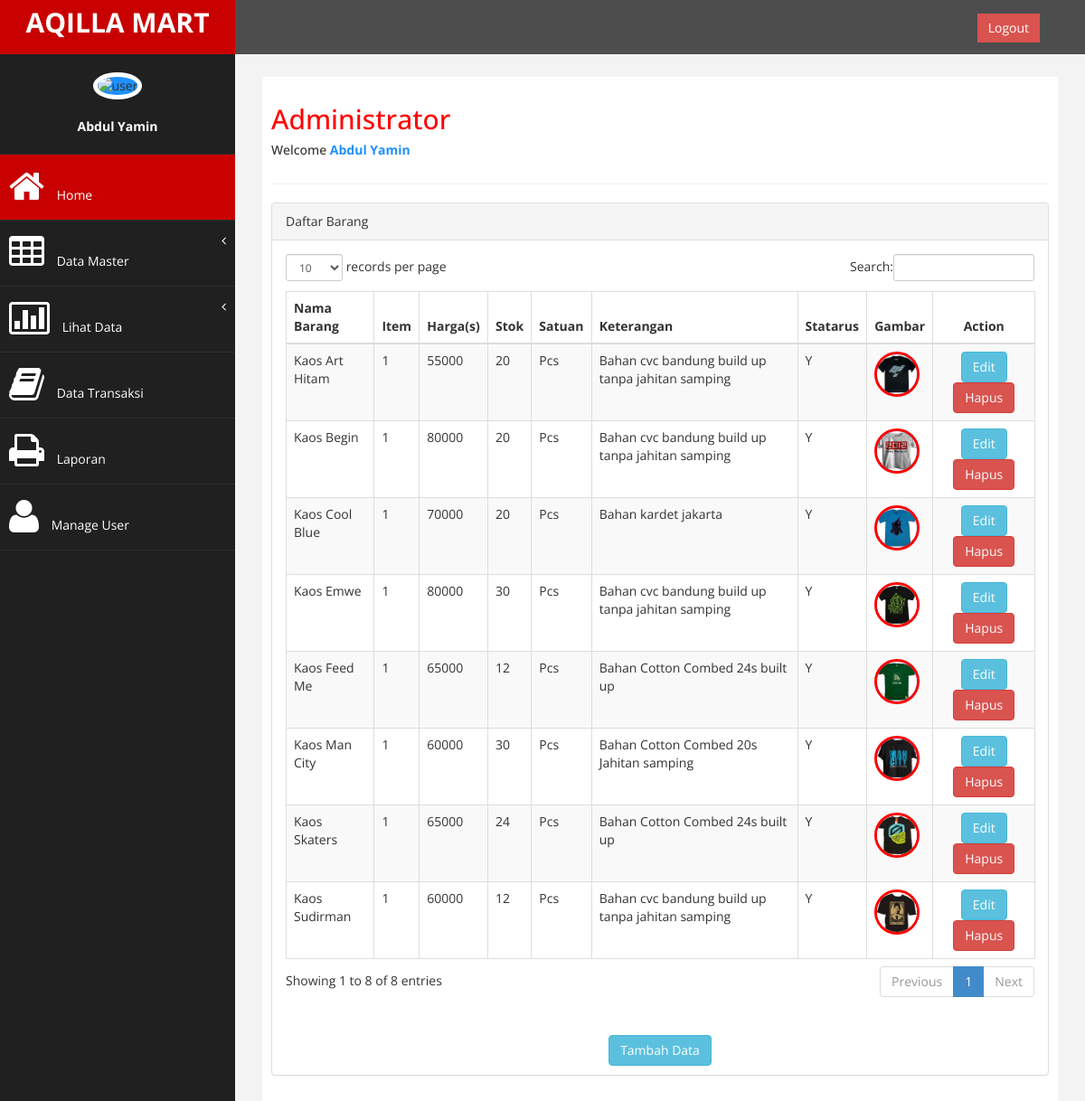
Page /admin/admin.php?page=admin&aksi=tampil_barang (signed in) on the committed database.
### tables this page shows
CREATE TABLE `barang` (
  `br_id` int(6) NOT NULL,
  `br_nm` varchar(50) NOT NULL,
  `br_item` int(4) NOT NULL,
  `br_hrg` int(10) NOT NULL,
  `br_stok` int(9) NOT NULL,
  `br_satuan` varchar(20) NOT NULL,
  `ket` varchar(250) NOT NULL,
  `br_sts` varchar(2) NOT NULL,
  `br_gbr` varchar(100) NOT NULL
);

### admin/lihat_barang.php (the view, shortened to what this page needs)
        <div class="panel panel-default">
            <div class="panel-heading">
                 Daftar Barang
             </div>
            <div class="panel-body">
                <div class="table-responsive">
                    <table class="table table-striped table-bordered table-hover" id="dataTables-example">
                        <thead>
                            <tr>
                                <th> Nama Barang</th>
                                <th> Item</th>
                                <th>Harga(s)</th>
                                <th>Stok</th>
                                <th> Satuan</th>
                                <th> Keterangan</th>
                                <th> Statarus</th>
                                <th> Gambar</th>
                                <th> <center>Action</center> </th>
                            </tr>
                        </thead>
                        <tbody>
                        	   <?php
                    include 'koneksi.php';
                    $sql = mysqli_query($kon,"select * from barang") or die (mysqli_error());
                    while ($data = mysqli_fetch_array($sql)){
                    ?>
                            <tr class="odd gradeX">
                                <td><?php echo $data['br_nm']; ?></td>
                                <td><?php echo $data['br_item']; ?></td>
                                <td><?php echo $data['br_hrg']; ?></td>
                                <td class="center"><?php echo $data['br_stok']; ?></td>
                                <td class="center"><?php echo $data['br_satuan']; ?></td>
                                <td> <?php echo $data['ket']; ?></td>
                                <td><?php echo $data['br_sts']; ?></td>
                                <td>    <div class="user-info">
                <div class="image">
                <img src="assets/images/<?php echo $data ['br_gbr']; ?>" width='50' height='50' alt='user' style='background-color: dodgerblue;
                border: 3px solid red;
                border-radius: 100%;' >
                </div>
                </div></td>
                                <td> <center><a href="?page=admin&aksi=edit_barang&kdbrg=<?php echo $data['br_id']; ?>"> <button class="btn btn-info"> Edit</button> </a>
                                	<a onclick="return confirm('Yakin ingin hapus data ini ??')" href="?page=admin&aksi=hapus_barang&kdbrg=<?php echo $data['br_id']; ?>"> <button class="btn btn-danger"> Hapus</button> </a></center> </td>
                            </tr>
                              <?php
                            };
                            ?>
                        </tbody>
                    </table>
                </div>
            </div>
            <p class="text-center">
                        <a href="?page=admin"> <button class="btn btn-info"> Tambah Data</button> </a>
</p>
        </div>

### admin/admin.php (shortened to what this page needs)
<!DOCTYPE html>
<html xmlns="http://www.w3.org/1999/xhtml">
<head>
    <link href="assets/css/bootstrap.css" rel="stylesheet" />
    <link href="assets/css/font-awesome.css" rel="stylesheet" />
    <link href="assets/css/custom.css" rel="stylesheet" />
    <link href="assets/js/dataTables/dataTables.bootstrap.css" rel="stylesheet" />
</head>
<body>
    <div id="wrapper">
        <nav class="navbar navbar-default navbar-cls-top " role="navigation" style="margin-bottom: 0">
            <div class="navbar-header">
                <a class="navbar-brand" href="admin.php"> AQILLA MART</a>
            </div>
  <div style="color: white;
padding: 15px 50px 5px 50px;
float: right;
font-size: 16px;"> &nbsp; <a href="logout.php" class="btn btn-danger square-btn-adjust">Logout</a> </div>
        </nav>
                <nav class="navbar-default navbar-side" role="navigation">
            <div class="sidebar-collapse">
                <ul class="nav" id="main-menu">
        <li class="text-center">
                    <br>
                      <div class="image">
                    <?php $nama = $_SESSION['username'];
                    echo "<img src='assets/user/$nama.jpg' width='70' height='70' alt='user' style='background-color: dodgerblue;
                    border: 5px solid white;
                    border-radius: 100%;' >";?>
                    <br> <br>
                    <?php echo "<b style='color:white;'>". $_SESSION['nama']."</b>"; ?>
                </div>
                <br>
          </li>
                    <li>
                        <a class="active-menu"  href="?page=admin"><i class="fa fa-home fa-3x"></i> Home</a>
                    </li>
                     <li>
                        <a href="#"><i class="fa fa-table fa-3x"></i> Data Master<span class="fa arrow"></span></a>
                      </li>
                        <li>
                        <a href="#"><i class="fa fa-bar-chart-o fa-3x"></i> Lihat Data <span class="fa arrow"></span></a>
                      </li>
                       <li  >
                        <a  href="?page=admin&aksi=data_transaksi"><i class="fa fa-book fa-3x"></i> Data Transaksi </a>
                    </li>
                    <li  >
                        <a  href="?page=admin&aksi=lap"><i class="fa fa-print fa-3x"></i> Laporan </a>
                    </li>
                    <li  >
                        <a  href="?page=user"><i class="fa fa-user fa-3x"></i> Manage User </a>
                    </li>
                </ul>
            </div>
        </nav>
        <div id="page-wrapper" >
            <div id="page-inner">
                <div class="row">
                    <div class="col-md-12">
                     <h2> Administrator</h2>
                        <h5>Welcome <?php echo "<b style='color:dodgerblue;'>". $_SESSION['nama']."</b>"; ?> </h5>
                    </div>
                </div>
                 <hr />
                 <?php
                 $page =@$_GET['page'];
                 $aksi =@$_GET['aksi'];
                 if ($page =="admin") {
                    if ($aksi=="") {
                      include 'input_barang.php';
                    }elseif ($aksi=="tampil_barang") {
                       include 'lihat_barang.php';
                    }elseif ($aksi=="hapus_barang") {
                       include 'hapus_barang.php';
                    }elseif ($aksi=="edit_barang") {
                       include 'edit_barang.php';
                    }elseif ($aksi=="makanan") {
                       include 'input_makanan.php';
                    }elseif ($aksi=="lihat_makanan") {
                       include 'lihat_makanan.php';
                    }elseif ($aksi=="data_transaksi") {
                       include 'lihat_transaksi.php';
                    }elseif ($aksi=="cetak") {
                       include 'laporan.php';
                    }elseif ($aksi=="lap") {
                       include 'cetakid.php';
                    }
                  } elseif ($page=="user") {
                    if ($aksi=="") {
                        include 'latihan.php';
                    }elseif ($aksi=="lainjuga") {
                        echo "lain juga";
                    }
                  }elseif ($page=="") {
                    echo "SELAMAT DATANG DI HALAMAN ADMIN AQILLA MART";
                  }else{
                    echo " 404 Not Found . Halaman tidak ditemukan !!";
                  }
                  ?>
    </div>
            </div>
        </div>
</body>
</html>

### admin/assets/css/custom.css (style rules this page uses)
body { font-family: 'Open Sans', sans-serif; }
#wrapper { width: 100%; background:#202020; }
#page-wrapper { padding: 15px 15px; min-height: 600px; background:#F3F3F3; }
#page-inner { width:100%; margin:10px 20px 10px 0px; background-color:#fff!important; padding:10px; min-height:1200px; }
.text-center { text-align:center; }
h2 { color: #f00; }
.square-btn-adjust { border: 0px solid transparent; -webkit-border-radius: 0px; -moz-border-radius: 0px; border-radius: 0px; }
p { font-size:16px; line-height:25px; padding-top:20px; }
.navbar-cls-top .navbar-brand { color: #fff; background: #C90000; width: 260px; text-align: center; height: 60px; font-size: 30px; font-weight: 700; }
.active-menu { background-color:#C90000!important; }
.arrow { float: right; }
.fa.arrow:before { content: "\f104"; }
.sidebar-collapse , .sidebar-collapse .nav { background:none; }
.sidebar-collapse .nav { padding:0; }
.sidebar-collapse .nav > li > a { color:#fff; background:#202020; text-shadow:none; }
.sidebar-collapse > .nav > li > a { padding:15px 10px; }
.sidebar-collapse > .nav > li { border-bottom: 1px solid rgba(107, 108, 109, 0.19); }
.navbar-side { border:none; background-color: #202020; }
.navbar-cls-top { background:#4D4D4D; border-bottom:none; }
.navbar-default { border:0px solid black; }
.navbar-header { background: #A70303; }
.nav > li > a > i { margin-right:10px; }
@media (min-width:768px) { #page-wrapper { margin: 0 0 0 260px; padding: 15px 30px; min-height: 1200px; } }
@media (min-width:768px) { .navbar-side { z-index: 1; position: absolute; width: 260px; } }
@media (min-width:768px) { .navbar { border-radius: 0px; } }

### rows in the picture
barang: br_nm "Kaos Sudirman", br_item "1", br_hrg "60000", br_stok "12", br_satuan "Pcs", ket "Bahan cvc bandung build up tanpa jahitan samping", br_sts "Y", br_gbr (picture)
barang: br_nm "Kaos Skaters", br_item "1", br_hrg "65000", br_stok "24", br_satuan "Pcs", ket "Bahan Cotton Combed 24s built up", br_sts "Y", br_gbr (picture)
barang: br_nm "Kaos Emwe", br_item "1", br_hrg "80000", br_stok "30", br_satuan "Pcs", ket "Bahan cvc bandung build up tanpa jahitan samping", br_sts "Y", br_gbr (picture)
barang: br_nm "Kaos Begin", br_item "1", br_hrg "80000", br_stok "20", br_satuan "Pcs", ket "Bahan cvc bandung build up tanpa jahitan samping", br_sts "Y", br_gbr (picture)
barang: br_nm "Kaos Man City", br_item "1", br_hrg "60000", br_stok "30", br_satuan "Pcs", ket "Bahan Cotton Combed 20s Jahitan samping", br_sts "Y", br_gbr (picture)
barang: br_nm "Kaos Cool Blue", br_item "1", br_hrg "70000", br_stok "20", br_satuan "Pcs", ket "Bahan kardet jakarta", br_sts "Y", br_gbr (picture)
barang: br_nm "Kaos Feed Me", br_item "1", br_hrg "65000", br_stok "12", br_satuan "Pcs", ket "Bahan Cotton Combed 24s built up", br_sts "Y", br_gbr (picture)
barang: br_nm "Kaos Art Hitam", br_item "1", br_hrg "55000", br_stok "20", br_satuan "Pcs", ket "Bahan cvc bandung build up tanpa jahitan samping", br_sts "Y", br_gbr (picture)

### other values in the picture
$_SESSION['nama'] "Abdul Yamin"
